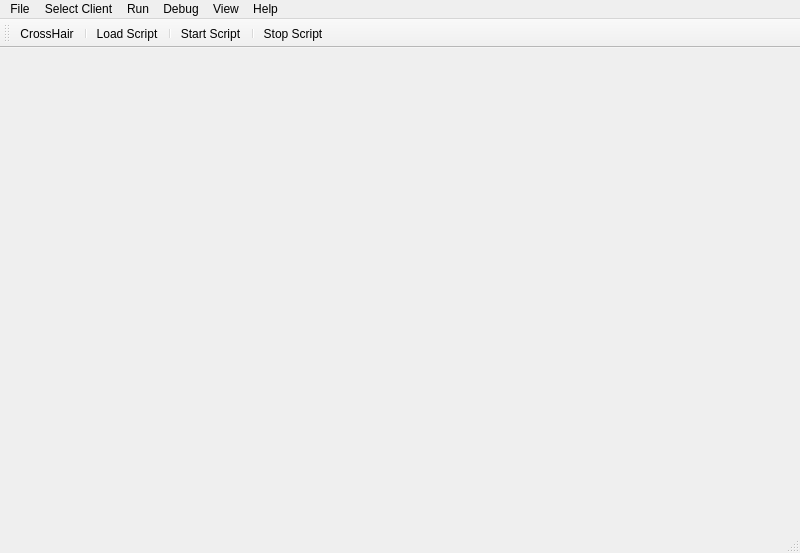
<?xml version="1.0" encoding="UTF-8"?>
<ui version="4.0">
 <class>MainWindow</class>
 <widget class="QMainWindow" name="MainWindow">
  <property name="geometry">
   <rect>
    <x>0</x>
    <y>0</y>
    <width>800</width>
    <height>553</height>
   </rect>
  </property>
  <property name="windowTitle">
   <string>PyBot</string>
  </property>
  <widget class="QWidget" name="centralwidget"/>
  <widget class="QMenuBar" name="menubar">
   <property name="enabled">
    <bool>true</bool>
   </property>
   <property name="geometry">
    <rect>
     <x>0</x>
     <y>0</y>
     <width>800</width>
     <height>25</height>
    </rect>
   </property>
   <widget class="QMenu" name="menuFile">
    <property name="title">
     <string>Select Client</string>
    </property>
    <addaction name="actionOpen"/>
    <addaction name="actionSelect_Client"/>
   </widget>
   <widget class="QMenu" name="menuTools">
    <property name="title">
     <string>Run</string>
    </property>
    <addaction name="actionLoad_Script"/>
    <addaction name="actionStart_Script"/>
    <addaction name="actionStop_Script"/>
   </widget>
   <widget class="QMenu" name="menuHelp">
    <property name="title">
     <string>Help</string>
    </property>
   </widget>
   <widget class="QMenu" name="menuView">
    <property name="title">
     <string>Debug</string>
    </property>
    <addaction name="actionClient_Debug"/>
    <addaction name="actionMap_Debug"/>
   </widget>
   <widget class="QMenu" name="menuFile_2">
    <property name="title">
     <string>File</string>
    </property>
    <addaction name="actionOpen_2"/>
    <addaction name="actionSave"/>
    <addaction name="actionSave_as"/>
   </widget>
   <widget class="QMenu" name="menuView_2">
    <property name="title">
     <string>View</string>
    </property>
   </widget>
   <addaction name="menuFile_2"/>
   <addaction name="menuFile"/>
   <addaction name="menuTools"/>
   <addaction name="menuView"/>
   <addaction name="menuView_2"/>
   <addaction name="menuHelp"/>
  </widget>
  <widget class="QStatusBar" name="statusbar"/>
  <widget class="QToolBar" name="toolBar">
   <property name="windowTitle">
    <string>toolBar</string>
   </property>
   <attribute name="toolBarArea">
    <enum>TopToolBarArea</enum>
   </attribute>
   <attribute name="toolBarBreak">
    <bool>false</bool>
   </attribute>
   <addaction name="actionOpen"/>
   <addaction name="separator"/>
   <addaction name="actionLoad_Script"/>
   <addaction name="separator"/>
   <addaction name="actionStart_Script"/>
   <addaction name="separator"/>
   <addaction name="actionStop_Script"/>
  </widget>
  <action name="actionOpen">
   <property name="text">
    <string>CrossHair</string>
   </property>
  </action>
  <action name="actionSelect_Client">
   <property name="text">
    <string>Manual</string>
   </property>
  </action>
  <action name="actionStart_Script">
   <property name="icon">
    <iconset theme="media-playback-start" resource="Resources/Resources.qrc">
     <normaloff>:/newPrefix/icon_image/start.png</normaloff>:/newPrefix/icon_image/start.png</iconset>
   </property>
   <property name="text">
    <string>Start Script</string>
   </property>
  </action>
  <action name="actionLoad_Script">
   <property name="icon">
    <iconset theme="list-add">
     <normaloff/>
    </iconset>
   </property>
   <property name="text">
    <string>Load Script</string>
   </property>
  </action>
  <action name="actionClient_Debug">
   <property name="text">
    <string>Client Debug</string>
   </property>
  </action>
  <action name="actionMap_Debug">
   <property name="text">
    <string>Map Debug</string>
   </property>
  </action>
  <action name="actionOpen_2">
   <property name="icon">
    <iconset theme="edit-clear">
     <normaloff/>
    </iconset>
   </property>
   <property name="text">
    <string>Edit...</string>
   </property>
  </action>
  <action name="actionSave">
   <property name="icon">
    <iconset theme="document-save">
     <normaloff/>
    </iconset>
   </property>
   <property name="text">
    <string>Save</string>
   </property>
  </action>
  <action name="actionSave_as">
   <property name="text">
    <string>Save as...</string>
   </property>
  </action>
  <action name="actionStop_Script">
   <property name="icon">
    <iconset theme="media-playback-stop">
     <normaloff/>
    </iconset>
   </property>
   <property name="text">
    <string>Stop Script</string>
   </property>
  </action>
 </widget>
 <resources>
  <include location="Resources/Resources.qrc"/>
 </resources>
 <connections/>
</ui>
